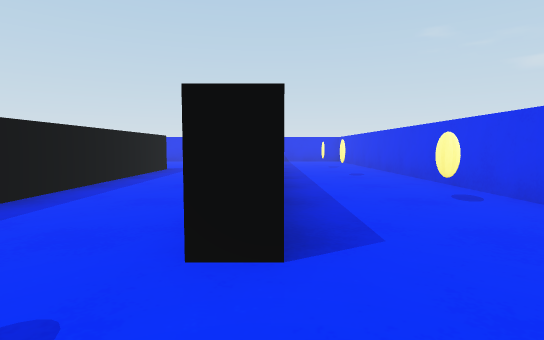
View 1 (above)

19 first-person views from a walk through a 3-D level made in the Unity game engine. The camera is 0.58 m above the floor, tilts 4° down and sees 80° across. The floor is counted in squares, 1 m on a side. Each view is taken from the middle of a square. On the plan, view 1 faces up. The plan holds only what a view shows up to about 9 squares ahead; the rest is blank. The player is left out.

View 2
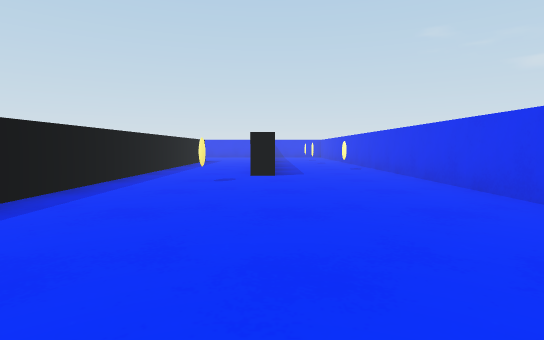

View 3
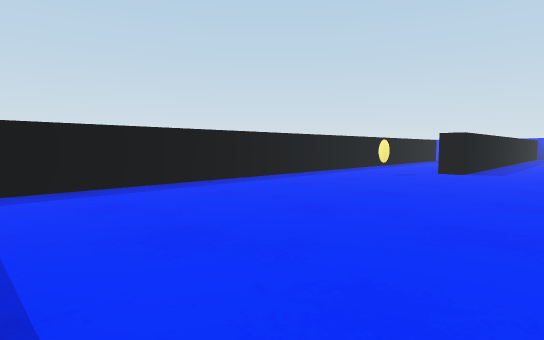

View 4
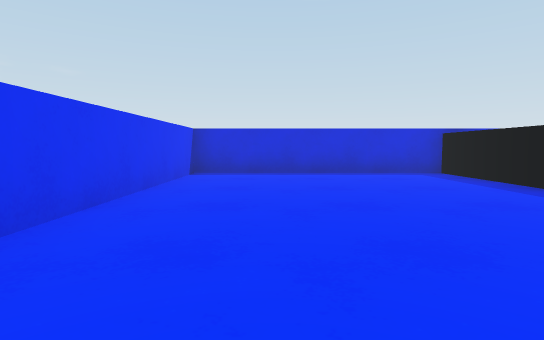

View 5
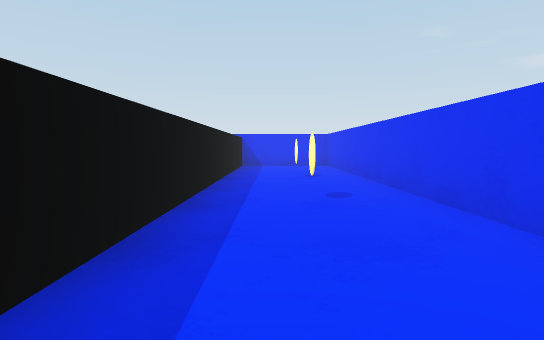

View 6
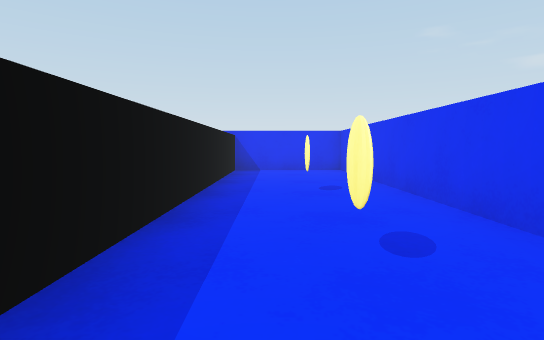

View 7
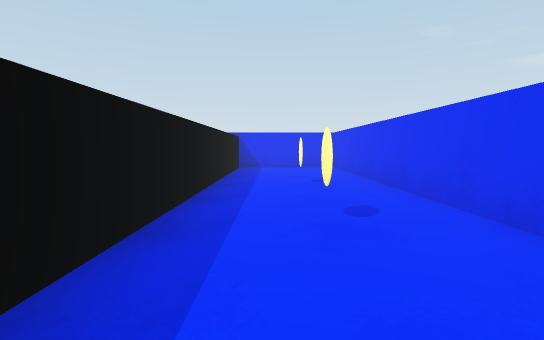

View 8
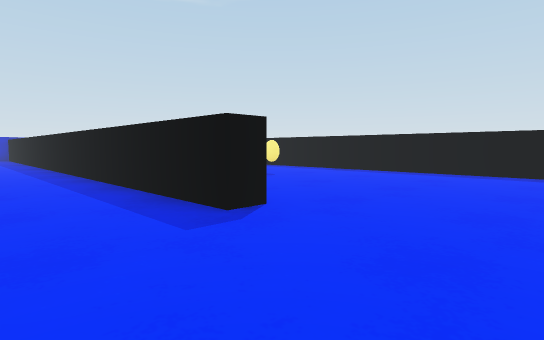

View 9
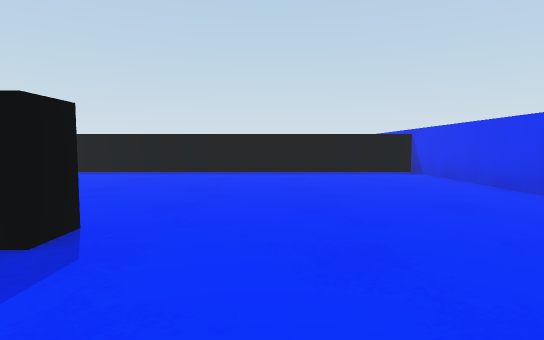

View 10
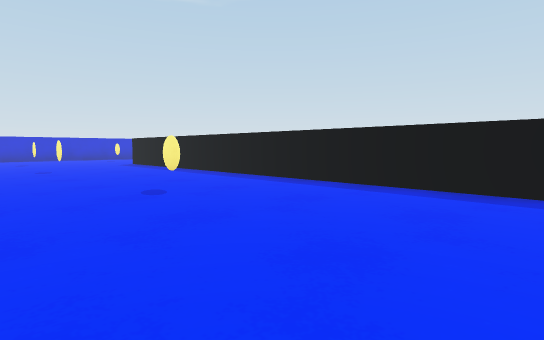

View 11
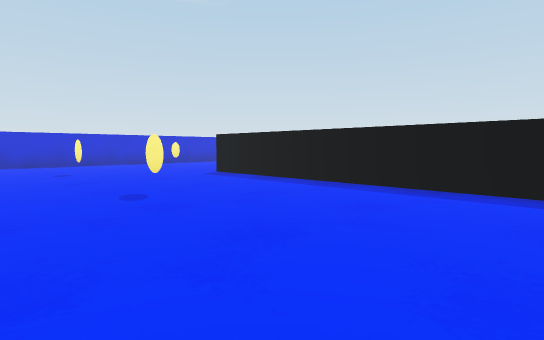

View 12
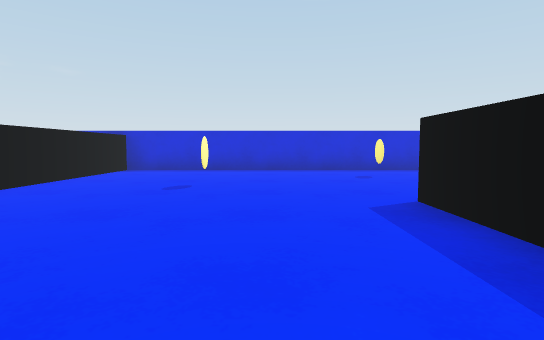

View 13
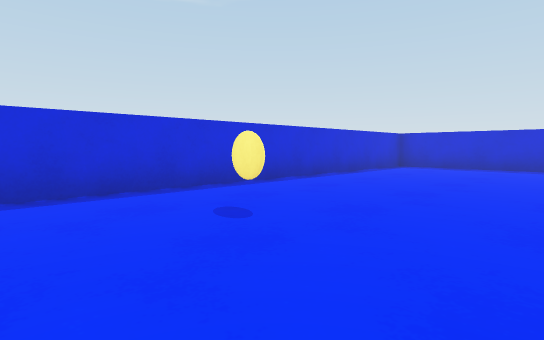

View 14
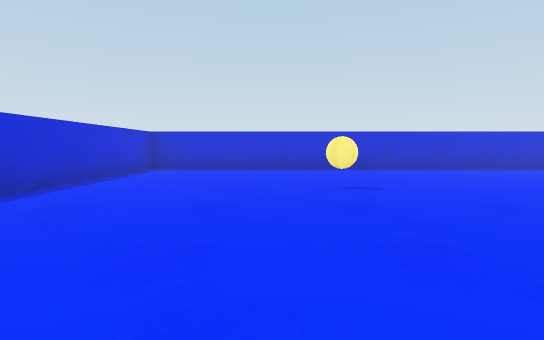

View 15
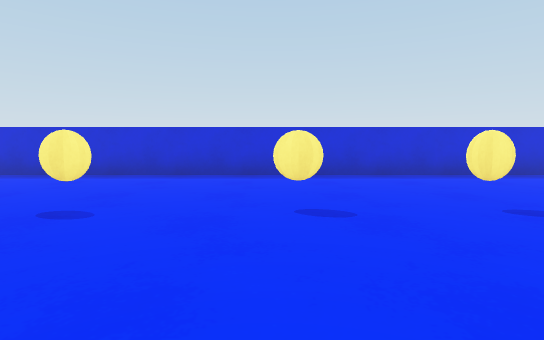

View 16
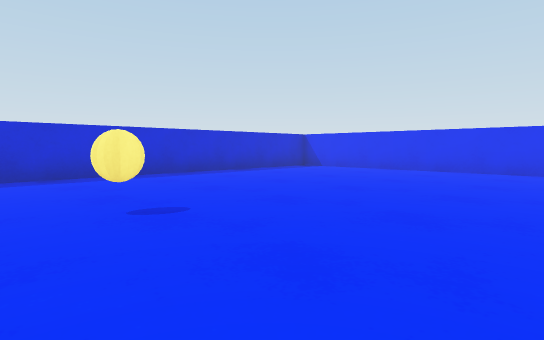

View 17
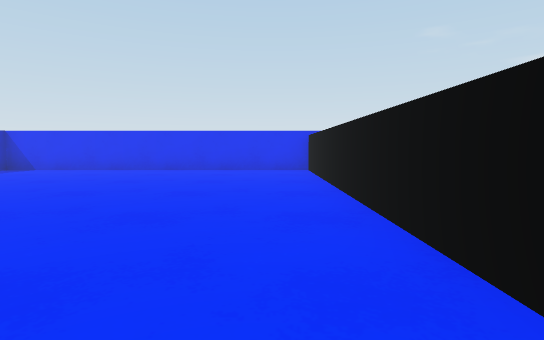

View 18
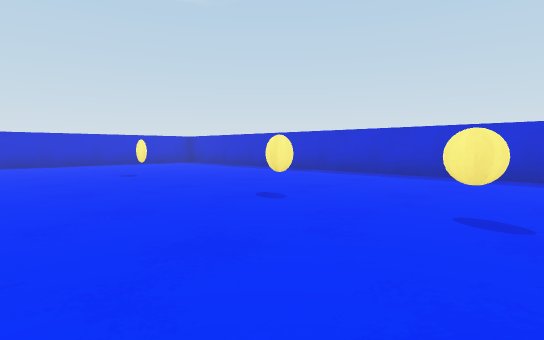

View 19
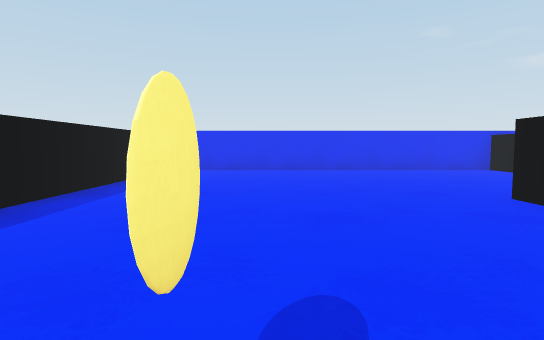

### Floor plan
Ten units are one square. View 1 is at (0, 0); x grows to the right and y downward. Boxes are objects, and circles mark ways between rooms. Rooms are numbered by the first view taken in them; rooms with no view inside come last. Other rooms are left out.
<svg viewBox="-173 -138 206 205">
<path fill="none" stroke="#000" d="M-28 -5 -28 62 28 62 28 -133 1 -133 1 -16 -5 -16M-91 -60 -91 -133 -168 -133M-33 -81 -33 -86 -28 -86 -28 -5M-168 -111 -168 62 -33 62 -33 24M-4 -133 -86 -133 -86 15"/>
<circle cx="-15" cy="-15" r="3" fill="#2a7"/>
<text x="10" y="-10">1</text>
<text x="-100" y="-30">2</text>
</svg>
Room 1 opens to room 2.

Where each view was taken, in squares from view 1:
view 1: 0 up, 0 right, facing up
view 2: 5 down, 0 right, facing up
view 3: 6 down, 2 right, facing up-left
view 4: 1 up, 1 right, facing down
view 5: 3 up, 1 right, facing up
view 6: 5 up, 1 right, facing up
view 7: 4 up, 1 right, facing up
view 8: 11 up, 1 left, facing down-left
view 9: 10 up, 1 left, facing left
view 10: 10 up, 4 left, facing down-left
view 11: 5 up, 4 left, facing down-left
view 12: 2 up, 7 left, facing down
view 13: 2 down, 7 left, facing down-left
view 14: 3 down, 8 left, facing left
view 15: 4 up, 10 left, facing left
view 16: 5 up, 10 left, facing up-left
view 17: 5 up, 10 left, facing up
view 18: 5 up, 10 left, facing down-left
view 19: 5 up, 6 left, facing up
